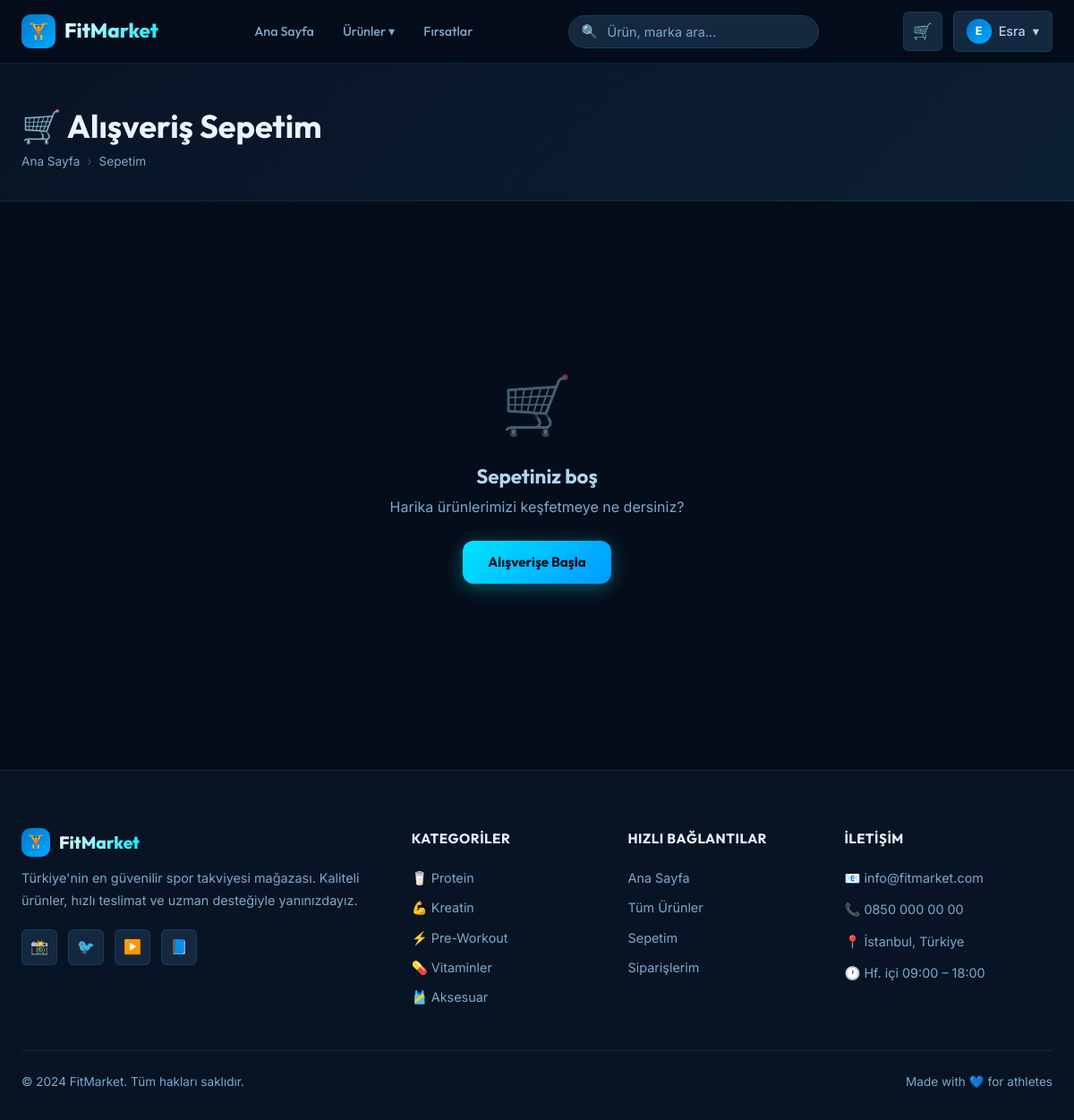
/cart/ (signed in), run on the app's committed database.
### app/models/user.py (models this page shows, shortened)
class User(UserMixin, db.Model):
    __tablename__ = 'users'
    id = db.Column(db.Integer, primary_key=True)
    username = db.Column(db.String(80), unique=True, nullable=False)
    email = db.Column(db.String(120), unique=True, nullable=False)
    password_hash = db.Column(db.String(256), nullable=False)
    first_name = db.Column(db.String(80))
    last_name = db.Column(db.String(80))
    phone = db.Column(db.String(20))
    address = db.Column(db.Text)
    is_admin = db.Column(db.Boolean, default=False)
    created_at = db.Column(db.DateTime, default=datetime.utcnow)
    orders = db.relationship('Order', backref='user', lazy='dynamic')
    cart_items = db.relationship('CartItem', backref='user', lazy='dynamic', cascade='all, delete-orphan')
    reviews = db.relationship('Review', backref='user', lazy='dynamic')

### app/models/product.py (models this page shows, shortened)
class Category(db.Model):
    __tablename__ = 'categories'
    id = db.Column(db.Integer, primary_key=True)
    name = db.Column(db.String(100), unique=True, nullable=False)
    slug = db.Column(db.String(100), unique=True, nullable=False)
    description = db.Column(db.Text)
    icon = db.Column(db.String(50), default='🏋️')
    products = db.relationship('Product', backref='category', lazy='dynamic')

### app/routes/cart.py (the view)
@cart_bp.route('/')
@login_required
def view_cart():
    items = db.session.execute(
        db.select(CartItem).filter_by(user_id=current_user.id)
    ).scalars().all()
    total = sum(item.subtotal for item in items)
    return render_template('cart/cart.html', items=items, total=total)

### app/models/user.py (called while the page is built)
@login_manager.user_loader
def load_user(user_id):
    return db.session.get(User, int(user_id))

### app/templates/cart/cart.html (shortened to what this page needs)
{% extends "base.html" %}
{% block content %}
<div class="page-header">
  <div class="container">
    <h1>🛒 Alışveriş Sepetim</h1>
    <div class="breadcrumb">
      <a href="{{ url_for('main.index') }}">Ana Sayfa</a>
      <span class="breadcrumb-sep">›</span>
      <span>Sepetim</span>
    </div>
  </div>
</div>
<div class="container section-sm">
  {% if items %}
  <div class="cart-layout">
    <div>
      <div class="card" style="border-radius: var(--radius-lg); overflow: hidden;">
        <div style="padding: 20px 24px; border-bottom: 1px solid var(--border); display:flex; justify-content:space-between; align-items:center;">
          <h3 style="font-size:1rem;">{{ items|length }} ürün</h3>
          <form action="{{ url_for('cart.clear_cart') }}" method="post" style="margin:0;">
            <input type="hidden" name="csrf_token" value="{{ csrf_token() }}">
            <button type="submit" class="btn btn-outline btn-sm" style="border-color:var(--danger); color:var(--danger);" onclick="return confirm('Sepet temizlensin mi?')">
              🗑️ Sepeti Temizle
            </button>
          </form>
        </div>
        {% for item in items %}
        <div class="cart-item" id="cartItem{{ item.id }}">
          <div>
            {% if item.product.image_url %}
            <img src="{{ item.product.image_url }}" alt="{{ item.product.name }}" class="cart-item-img">
            {% else %}
            <div class="cart-item-img-placeholder">{{ item.product.category.icon }}</div>
            {% endif %}
          </div>
          <div>
            <div class="cart-item-name">{{ item.product.name }}</div>
            <div class="cart-item-brand">{{ item.product.brand }}</div>
            <div class="qty-selector" style="width: fit-content;">
              <form action="{{ url_for('cart.update_cart') }}" method="post" id="updateForm{{ item.id }}" style="display:contents;">
                <input type="hidden" name="csrf_token" value="{{ csrf_token() }}">
                <input type="hidden" name="item_id" value="{{ item.id }}">
                <button type="button" class="qty-btn" onclick="updateQty({{ item.id }}, -1)">−</button>
                <input type="number" name="quantity" id="qty{{ item.id }}" class="qty-input" value="{{ item.quantity }}" min="1" max="{{ item.product.stock }}" onchange="submitUpdate({{ item.id }})">
                <button type="button" class="qty-btn" onclick="updateQty({{ item.id }}, 1)">+</button>
              </form>
            </div>
          </div>
          <div style="text-align:right;">
            <div class="cart-item-price" id="itemPrice{{ item.id }}">{{ "%.2f"|format(item.subtotal) }}₺</div>
            <form action="{{ url_for('cart.remove_from_cart', item_id=item.id) }}" method="post" style="margin-top:8px;">
              <input type="hidden" name="csrf_token" value="{{ csrf_token() }}">
              <button type="submit" class="btn btn-sm" style="background:none; border:none; color:var(--danger); font-size:0.85rem; padding:4px 8px;">× Kaldır</button>
            </form>
          </div>
        </div>
        {% endfor %}
      </div>
      <div style="margin-top: 16px;">
        <a href="{{ url_for('products.list_products') }}" class="btn btn-outline">← Alışverişe Devam Et</a>
      </div>
    </div>
    <div>
      <div class="order-summary-card">
        <h3 style="font-size:1.1rem; margin-bottom:20px;">Sipariş Özeti</h3>
        <div class="summary-row">
          <span>Ara Toplam</span>
          <span id="cartTotal">{{ "%.2f"|format(total) }}₺</span>
        </div>
        <div class="summary-row">
          <span>Kargo</span>
          <span style="color:var(--success);">{{ "Ücretsiz" if total >= 500 else "29,90₺" }}</span>
        </div>
        {% if total < 500 %}
        <div class="free-shipping-banner">
          🚚 <strong>{{ "%.2f"|format(500 - total) }}₺</strong> daha ekleyin, <strong>ücretsiz kargo</strong> kazanın!
        </div>
        {% else %}
        <div class="free-shipping-banner">
          🎉 Tebrikler! Ücretsiz kargo hakkı kazandınız.
        </div>
        {% endif %}
        <div class="summary-row total">
          <span>Toplam</span>
          <span class="amount">{{ "%.2f"|format(total + (0 if total >= 500 else 29.90)) }}₺</span>
        </div>
        <a href="{{ url_for('checkout.checkout') }}" class="btn btn-accent btn-lg btn-full" style="margin-top:20px;">
          🔒 Ödemeye Geç
        </a>
        <div style="text-align:center; margin-top:12px; font-size:0.8rem; color:var(--text-muted);">
          🔐 SSL ile güvenli ödeme
        </div>
      </div>
    </div>
  </div>
  {% else %}
  <div class="empty-state">
    <div class="empty-icon">🛒</div>
    <h3>Sepetiniz boş</h3>
    <p>Harika ürünlerimizi keşfetmeye ne dersiniz?</p>
    <a href="{{ url_for('products.list_products') }}" class="btn btn-accent mt-3">Alışverişe Başla</a>
  </div>
  {% endif %}
</div>
{% endblock %}

### app/templates/base.html (shortened to what this page needs)
<!DOCTYPE html>
<html lang="tr">
<head>
  <link rel="stylesheet" href="{{ url_for('static', filename='css/main.css') }}">
  <link rel="stylesheet" href="{{ url_for('static', filename='css/components.css') }}">
  <link rel="stylesheet" href="{{ url_for('static', filename='css/pages.css') }}">
</head>
<body>
<nav class="navbar">
  <div class="container">
    <div class="navbar-inner">
      <a href="{{ url_for('main.index') }}" class="navbar-brand">
        <div class="navbar-logo-icon">🏋️</div>
        <span class="navbar-brand-text">FitMarket</span>
      </a>
      <ul class="navbar-nav" id="navMenu">
        <li><a href="{{ url_for('main.index') }}" class="nav-link {% if request.endpoint == 'main.index' %}active{% endif %}">Ana Sayfa</a></li>
        <li class="nav-dropdown">
          <a href="{{ url_for('products.list_products') }}" class="nav-link">Ürünler ▾</a>
        </li>
        <li><a href="{{ url_for('products.list_products', sort='price_asc') }}" class="nav-link">Fırsatlar</a></li>
      </ul>
      <form action="{{ url_for('products.list_products') }}" method="get" class="navbar-search" id="searchForm">
        <span class="navbar-search-icon">🔍</span>
        <input type="text" name="q" placeholder="Ürün, marka ara..." value="{{ request.args.get('q', '') }}" autocomplete="off">
      </form>
      <div class="navbar-actions">
        <a href="{{ url_for('cart.view_cart') }}" class="cart-btn" title="Sepetim">
          🛒
        </a>
        {% if current_user.is_authenticated %}
        <div class="nav-dropdown">
          <a href="#" class="user-btn">
            <div class="user-avatar">{{ (current_user.first_name or current_user.username)[0].upper() }}</div>
            <span>{{ current_user.first_name or current_user.username }}</span> ▾
          </a>
        </div>
        {% else %}
        <a href="{{ url_for('auth.login') }}" class="btn btn-outline btn-sm">Giriş</a>
        <a href="{{ url_for('auth.register') }}" class="btn btn-primary btn-sm">Kayıt Ol</a>
        {% endif %}
      </div>
    </div>
  </div>
</nav>
<main>
  {% block content %}{% endblock %}
</main>
<footer class="footer">
  <div class="container">
    <div class="footer-grid">
      <div class="footer-brand">
        <a href="{{ url_for('main.index') }}" class="navbar-brand" style="margin-bottom: 0; display: inline-flex;">
          <div class="navbar-logo-icon" style="width:32px;height:32px;font-size:1rem;">🏋️</div>
          <span class="navbar-brand-text" style="font-size:1.2rem;">FitMarket</span>
        </a>
        <p>Türkiye'nin en güvenilir spor takviyesi mağazası. Kaliteli ürünler, hızlı teslimat ve uzman desteğiyle yanınızdayız.</p>
        <div class="social-links">
          <a href="#" class="social-link" title="Instagram">📸</a>
          <a href="#" class="social-link" title="Twitter">🐦</a>
          <a href="#" class="social-link" title="YouTube">▶️</a>
          <a href="#" class="social-link" title="Facebook">📘</a>
        </div>
      </div>
      <div>
        <p class="footer-title">Kategoriler</p>
        <div class="footer-links">
          {% for cat in all_categories %}
          <a href="{{ url_for('products.list_products', category=cat.slug) }}">{{ cat.icon }} {{ cat.name }}</a>
          {% endfor %}
        </div>
      </div>
      <div>
        <p class="footer-title">Hızlı Bağlantılar</p>
        <div class="footer-links">
          <a href="{{ url_for('main.index') }}">Ana Sayfa</a>
          <a href="{{ url_for('products.list_products') }}">Tüm Ürünler</a>
          <a href="{{ url_for('cart.view_cart') }}">Sepetim</a>
          {% if current_user.is_authenticated %}
          <a href="{{ url_for('profile.orders') }}">Siparişlerim</a>
          {% else %}
          <a href="{{ url_for('auth.login') }}">Giriş Yap</a>
          <a href="{{ url_for('auth.register') }}">Kayıt Ol</a>
          {% endif %}
        </div>
      </div>
      <div>
        <p class="footer-title">İletişim</p>
        <div class="footer-links" style="gap: 12px;">
          <span style="color: var(--text-muted); font-size: 0.9rem;">📧 info@fitmarket.com</span>
          <span style="color: var(--text-muted); font-size: 0.9rem;">📞 0850 000 00 00</span>
          <span style="color: var(--text-muted); font-size: 0.9rem;">📍 İstanbul, Türkiye</span>
          <span style="color: var(--text-muted); font-size: 0.9rem;">🕐 Hf. içi 09:00 – 18:00</span>
        </div>
      </div>
    </div>
    <div class="footer-bottom">
      <span>© 2024 FitMarket. Tüm hakları saklıdır.</span>
      <span>Made with 💙 for athletes</span>
    </div>
  </div>
</footer>
</body>
</html>

### app/static/css/main.css (style rules this page uses)
:root { --primary: #0077cc; --primary-light: #0099ff; --primary-dark: #005fa3; --accent: #00e5ff; --accent-glow: rgba(0, 229, 255, 0.35); --dark: #050d1a; --dark-2: #081424; --surface: #0d1f33; --surface-2: #142840; --surface-3: #1a3350; --border: rgba(0, 229, 255, 0.12); --border-hover: rgba(0, 229, 255, 0.35); --text: #e8f4ff; --text-muted: #7da8cc; --text-light: #b0d4f0; --success: #00d68f; --warning: #ffaa00; --danger: #ff4757; --info: #0abde3; --gradient-hero: linear-gradient(135deg, #050d1a 0%, #0d2244 50%, #082035 100%); --gradient-card: linear-gradient(145deg, #0d1f33, #142840); --gradient-btn: linear-gradient(135deg, #0077cc, #00aaff); --gradient-accent: linear-gradient(135deg, #00e5ff, #0099ff); --radius-sm: 6px; --radius-md: 12px; --radius-lg: 20px; --radius-xl: 32px; --shadow-sm: 0 2px 8px rgba(0,0,0,0.3); --shadow-md: 0 8px 32px rgba(0,0,0,0.4); --shadow-lg: 0 16px 64px rgba(0,0,0,0.5); --shadow-glow: 0 0 32px rgba(0, 229, 255, 0.2); --transition: all 0.3s cubic-bezier(0.4, 0, 0.2, 1); --font: 'Outfit', sans-serif; --font-body: 'Inter', sans-serif; }
*, *::before, *::after { box-sizing: border-box; margin: 0; padding: 0; }
html { scroll-behavior: smooth; font-size: 16px; }
body { font-family: var(--font-body); background: var(--dark); color: var(--text); line-height: 1.6; min-height: 100vh; overflow-x: hidden; }
h1, h2, h3, h4, h5, h6 { font-family: var(--font); font-weight: 700; line-height: 1.2; color: var(--text); }
a { color: var(--accent); text-decoration: none; transition: var(--transition); }
ul { list-style: none; }
input, textarea, select { font-family: inherit; }
.container { max-width: 1280px; margin: 0 auto; padding: 0 24px; }
.section-sm { padding: 48px 0; }
.mt-3 { margin-top: 24px; }
.btn { display: inline-flex; align-items: center; justify-content: center; gap: 8px; padding: 12px 28px; border: none; border-radius: var(--radius-md); font-size: 0.95rem; font-weight: 600; font-family: var(--font); cursor: pointer; transition: var(--transition); text-decoration: none; white-space: nowrap; }
.btn-accent { background: var(--gradient-accent); color: var(--dark); font-weight: 700; box-shadow: 0 4px 20px rgba(0, 229, 255, 0.35); }
.page-header { background: linear-gradient(135deg, var(--dark-2) 0%, var(--surface) 100%); border-bottom: 1px solid var(--border); padding: 48px 0 32px; margin-bottom: 48px; }
.page-header h1 { font-size: clamp(1.6rem, 3vw, 2.5rem); }
.breadcrumb { display: flex; align-items: center; gap: 8px; font-size: 0.85rem; color: var(--text-muted); margin-top: 8px; }
.breadcrumb a { color: var(--text-muted); }
.breadcrumb-sep { opacity: 0.4; }
.empty-state { text-align: center; padding: 80px 32px; color: var(--text-muted); }
.empty-state .empty-icon { font-size: 4rem; margin-bottom: 16px; opacity: 0.5; }
.empty-state h3 { font-size: 1.4rem; margin-bottom: 8px; color: var(--text-light); }

### data on the page
User: first_name "E", first_name "Esra"
Category: icon "🥛", name "Protein"
Category: icon "💪", name "Kreatin"
Category: icon "⚡", name "Pre-Workout"
Category: icon "💊", name "Vitaminler"
Category: icon "🎽", name "Aksesuar"
